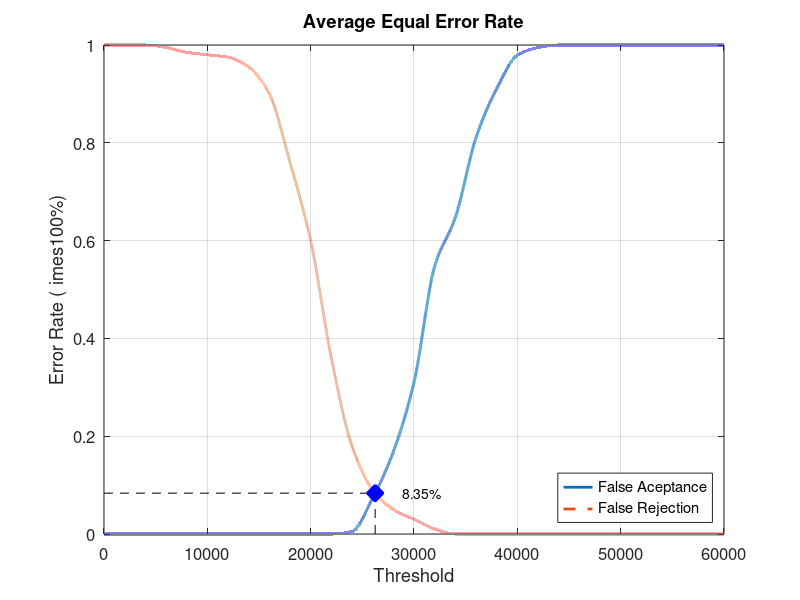
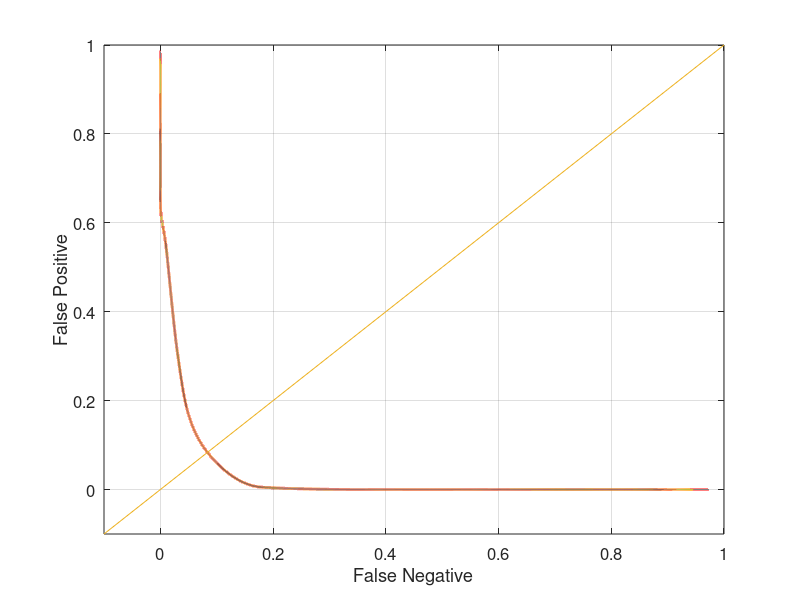

Write the MATLAB code that produced these figures, in order.
close all;
clear;
clc;
x = 0:2000:60000;
xq = 0:0.5:60000;

y0 = [0 0 0 0 0 0 0 0 0 0 0 0 0.00526316 0.0736842 0.168421 0.310526 0.547368 0.647368 0.810526 0.910526 0.978947 0.994737 1 1 1 1 1 1 1 1 1]
yy0 = interp1(x, y0, xq, 'pchip');
y1 = [1 1 1 0.995 0.985 0.98 0.975 0.955 0.9 0.76 0.6 0.36 0.18 0.09 0.05 0.03 0.01 0 0 0 0 0 0 0 0 0 0 0 0 0 0]
yy1 = interp1(x, y1, xq, 'pchip');

% Calculating EER: 
y2 = abs(y0 - y1);
find(y2 == min(y2))
yy2 = abs(yy0 - yy1);
xEER = find(yy2 == min(yy2));
xEERIndex = xq(xEER) % X-axis EER
yEER = yy0(xEER) % Y-axis EER

main = figure
plot(xq, yy0,'-','LineWidth', 2);	hold on
plot(xq, yy1,'--','LineWidth', 2);	hold on
plot([xEERIndex xEERIndex], [0 yEER], 'k--');	hold on
plot([0 xEERIndex], [yEER yEER], 'k--');	hold on
plot(xEERIndex, yEER, 'bx', 'LineWidth', 10);	hold on
text(xEERIndex + 10 * xEERIndex / 100, yEER, [num2str(round((10000 * yEER)) / 100) '%'])
legend('False Aceptance', 'False Rejection', 'Location', 'SouthEast')
xlabel('Threshold')
ylabel('Error Rate (	imes100%)')
title('Average Equal Error Rate')
set(gca, 'FontSize', 12)
axis([0 60000 0 1])
grid on

print(main, 'Database1_2Main', '-dpng');
FNRxFPR = figure('Color', [1 1 1]);
plot(yy1, yy0, '-', yy1, yy0, 'LineWidth', 2);
hold on
y = -0.1:0.1:1
plot(y, y); 
set(gca, 'FontSize', 12)
xlabel('False Negative')
ylabel('False Positive')
axis([-0.1 1 -0.1 1])
set(gca, 'FontSize', 12)
grid on

print(FNRxFPR, 'Database1_2FNRxFPR','-dpng');
